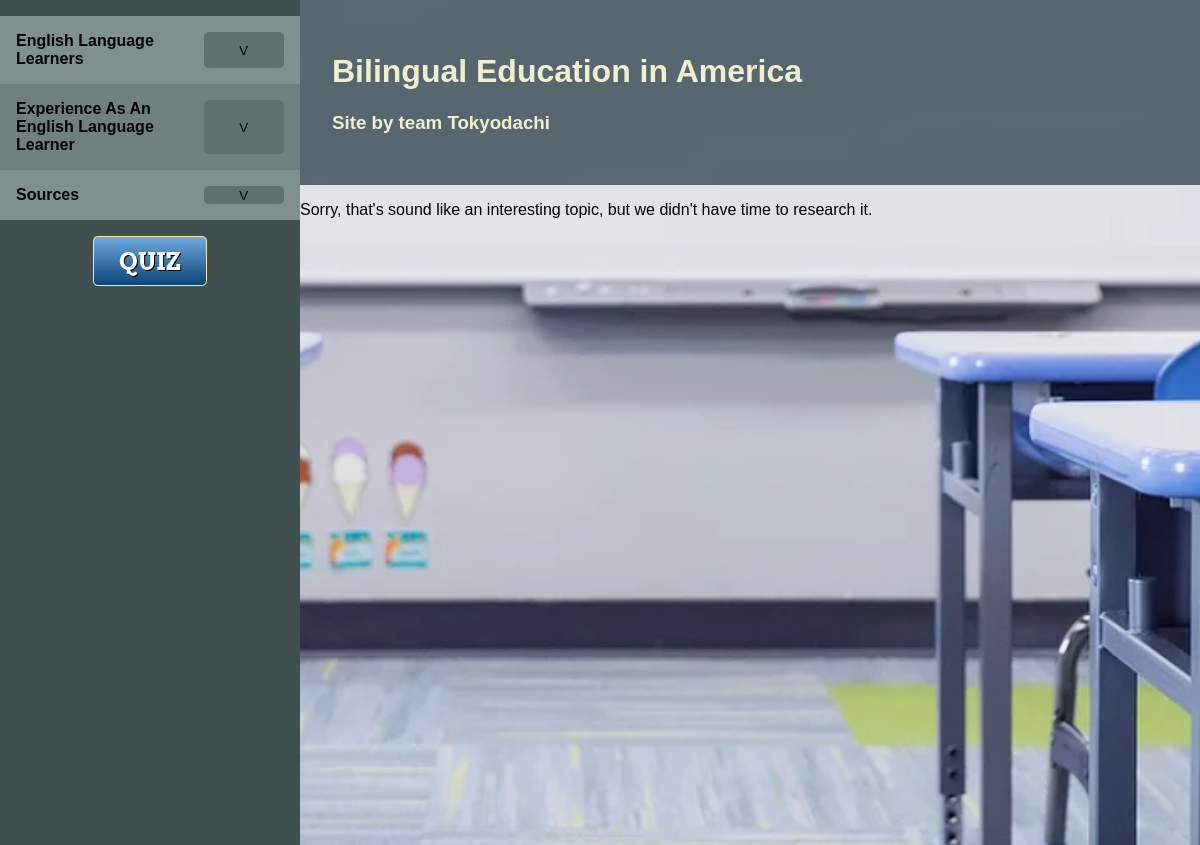
The app's page /articles/1/read/, older data.
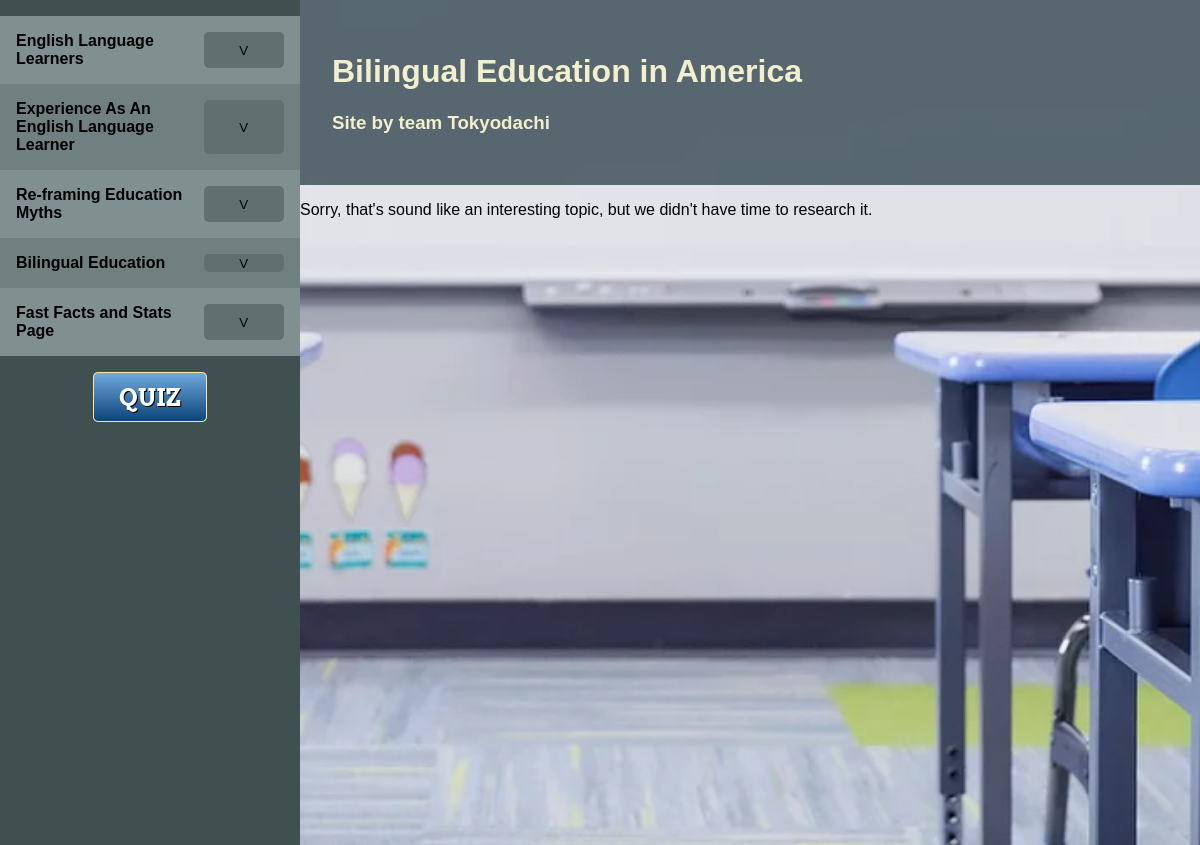
The same page, newer data.
### articles/models.py (models this page shows)
class Topic(models.Model):
    name = models.CharField(max_length=64)
    index = models.IntegerField(default=-1)
    def __str__(self):
        return self.name
    def subtopics(self):
        return self.subtopic_set.all()

### articles/views.py (the view)
# urls.py: path('<str:article_id>/read/', views.ArticleView.as_view(), name='article'),
class ArticleView(TemplateView):
    template_name = "articles/article.html"
    def get_context_data(self, **kwargs):
        context = super().get_context_data(**kwargs)
        try:
            context['article_id'] = Topic.objects.get(name=kwargs['article_id'])
        except exceptions.ObjectDoesNotExist:
            context['article_id'] = None
        context['topics'] = Topic.objects.all()
        return context

### articles/models.py (called while the page is built)
    def __str__(self):
        return self.name

### articles/templates/articles/article.html (shortened to what this page needs)
{% load static %}
<link rel="stylesheet" type="text/css" href="{% static 'articles/style.css' %}"/>
{% if topics %}
    {% include "articles/sidebar.html" %}
{% else %}
<div>
{% endif %}
<div class="pagecontent">
<div class="top">
    <h1>Bilingual Education in America</h1>
    <h3>Site by team Tokyodachi</h3>
</div>
{% if article_id %}
<div class="article">
    <h1> {{ article_id }} </h1>
    {% for subtopic in article_id.subtopics %}
        <div id="{{ subtopic }}">
            <h3>{{ subtopic|safe }}</h3>
            <p>
            {{ subtopic.text|safe }}
            </p>
        </div>
    {% endfor %}
{% else %}
    <p> Sorry, that's sound like an interesting topic,
        but we didn't have time to research it.
    </p>
</div>
{% endif %}
</div>

### articles/templates/articles/sidebar.html (shortened to what this page needs)
{% load static %}
<link rel="stylesheet" type="text/css" href="{% static 'articles/sidebar.css' %}"/>
<div class="sidebar">
    <ol>
    {% for topic in topics %}
        <li class="topic" onmouseover="temp_expand_id('subtopic_{{ topic }}')" onmouseout="end_temp_expand_id('subtopic_{{ topic }}')">
            <div class="sb_collapse_top">
                <a href="{% url 'articles:article' topic %}">{{ topic }}</a>
                <button class="sb_collapse" onclick="toggle_collapse_id('subtopic_{{ topic }}')">V</button>
            </div>
        </li>
    {% endfor %}
    </ol>
    <a href="{% url 'quiz:random_question' %}">
        <img src="{% static 'articles/images/button_quiz.png' %}"/>
    </a>
</div>
<div class="rightside">

Row changes from the older to the newer data that the page shows:
removed Topic: name "Sources"
added Topic: name "Re-framing Education Myths"
added Topic: name "Bilingual Education"
added Topic: name "Fast Facts and Stats Page"
